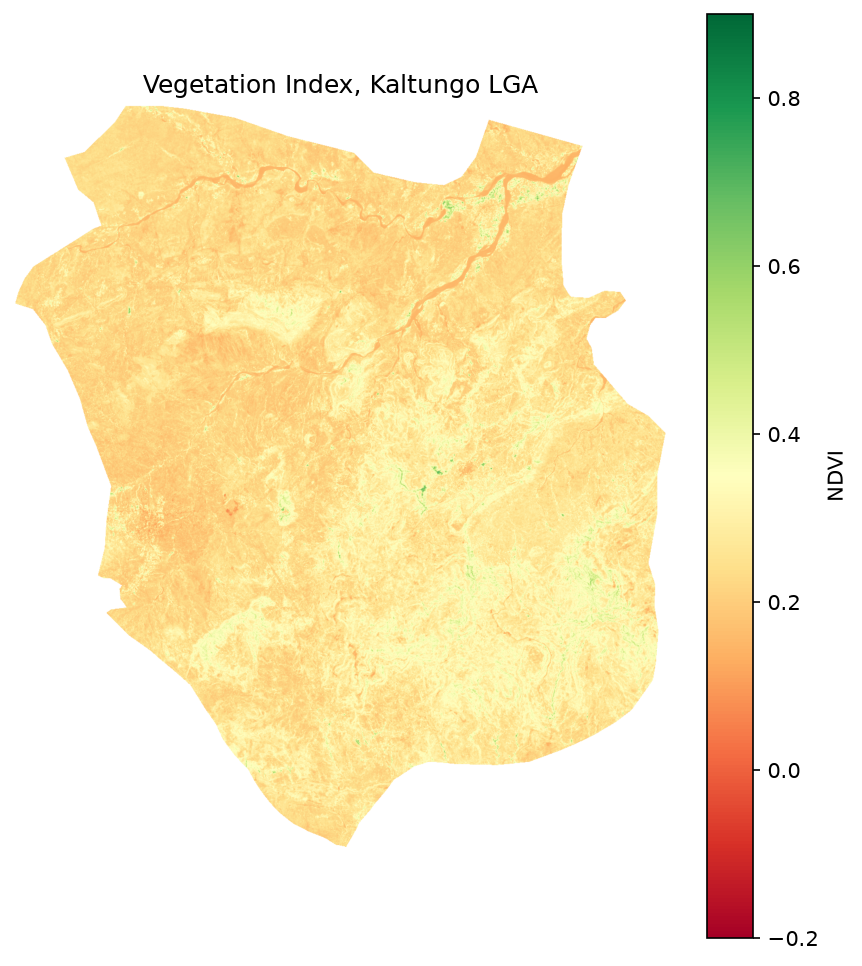

Write the Python code that produced this figure.
import matplotlib.pyplot as plt
import rasterio

with rasterio.open("data/processed/my_ndvi.tif") as src:
    ndvi = src.read(1, masked=True)

fig, ax = plt.subplots(figsize=(7,8))
image = ax.imshow(ndvi, cmap="RdYlGn", vmin=-0.2, vmax=0.9)
fig.colorbar(image, ax=ax, label="NDVI")
ax.set_title("Vegetation Index, Kaltungo LGA")
ax.set_axis_off()
fig.savefig("Month_3/Week_12/my_map.png", dpi=150, bbox_inches="tight")
print("Saved my_map.png")
